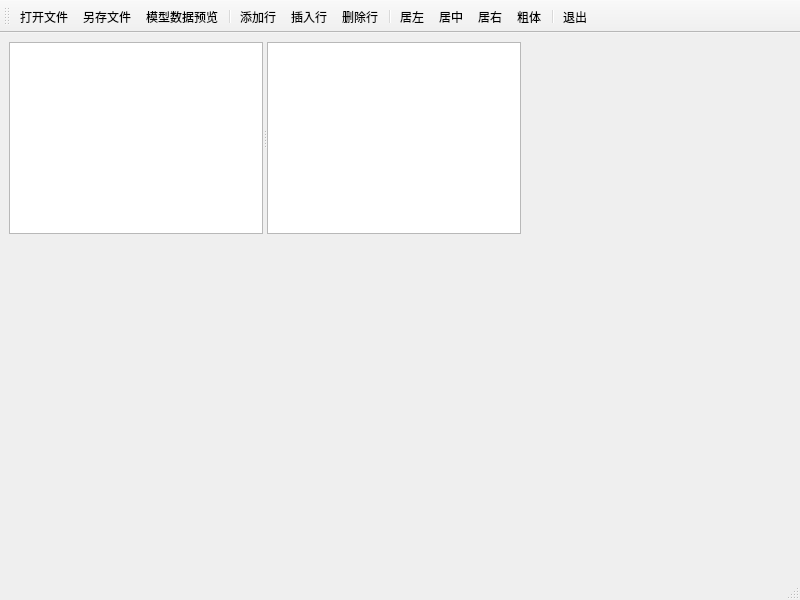
<?xml version="1.0" encoding="UTF-8"?>
<ui version="4.0">
 <class>MainWindow</class>
 <widget class="QMainWindow" name="MainWindow">
  <property name="geometry">
   <rect>
    <x>0</x>
    <y>0</y>
    <width>800</width>
    <height>600</height>
   </rect>
  </property>
  <property name="windowTitle">
   <string>MainWindow</string>
  </property>
  <widget class="QWidget" name="centralwidget">
   <widget class="QSplitter" name="splitter">
    <property name="geometry">
     <rect>
      <x>9</x>
      <y>9</y>
      <width>512</width>
      <height>192</height>
     </rect>
    </property>
    <property name="orientation">
     <enum>Qt::Horizontal</enum>
    </property>
    <widget class="QTableView" name="tableView"/>
    <widget class="QPlainTextEdit" name="plainTextEdit"/>
   </widget>
  </widget>
  <widget class="QStatusBar" name="statusbar"/>
  <widget class="QToolBar" name="toolBar">
   <property name="windowTitle">
    <string>toolBar</string>
   </property>
   <attribute name="toolBarArea">
    <enum>TopToolBarArea</enum>
   </attribute>
   <attribute name="toolBarBreak">
    <bool>false</bool>
   </attribute>
   <addaction name="actOpen"/>
   <addaction name="actSave"/>
   <addaction name="actModelData"/>
   <addaction name="separator"/>
   <addaction name="actAppend"/>
   <addaction name="actInsert"/>
   <addaction name="actDelete"/>
   <addaction name="separator"/>
   <addaction name="actAlignLeft"/>
   <addaction name="actAlignCenter"/>
   <addaction name="actAlignRight"/>
   <addaction name="actFontBold"/>
   <addaction name="separator"/>
   <addaction name="actExit"/>
  </widget>
  <action name="actOpen">
   <property name="text">
    <string>打开文件</string>
   </property>
   <property name="toolTip">
    <string>打开文件</string>
   </property>
   <property name="shortcut">
    <string>Ctrl+O</string>
   </property>
  </action>
  <action name="actSave">
   <property name="text">
    <string>另存文件</string>
   </property>
   <property name="toolTip">
    <string>另存文件</string>
   </property>
   <property name="shortcut">
    <string>Ctrl+S</string>
   </property>
  </action>
  <action name="actAppend">
   <property name="text">
    <string>添加行</string>
   </property>
   <property name="toolTip">
    <string>添加行</string>
   </property>
  </action>
  <action name="actInsert">
   <property name="text">
    <string>插入行</string>
   </property>
   <property name="toolTip">
    <string>插入行</string>
   </property>
  </action>
  <action name="actDelete">
   <property name="text">
    <string>删除行</string>
   </property>
   <property name="toolTip">
    <string>删除行</string>
   </property>
  </action>
  <action name="actExit">
   <property name="text">
    <string>退出</string>
   </property>
   <property name="toolTip">
    <string>退出</string>
   </property>
  </action>
  <action name="actModelData">
   <property name="text">
    <string>模型数据预览</string>
   </property>
   <property name="toolTip">
    <string>模型数据预览</string>
   </property>
  </action>
  <action name="actAlignLeft">
   <property name="text">
    <string>居左</string>
   </property>
   <property name="toolTip">
    <string>居左</string>
   </property>
  </action>
  <action name="actAlignRight">
   <property name="text">
    <string>居右</string>
   </property>
   <property name="toolTip">
    <string>居右</string>
   </property>
  </action>
  <action name="actAlignCenter">
   <property name="text">
    <string>居中</string>
   </property>
   <property name="toolTip">
    <string>居中</string>
   </property>
  </action>
  <action name="actFontBold">
   <property name="text">
    <string>粗体</string>
   </property>
   <property name="toolTip">
    <string>粗体</string>
   </property>
  </action>
 </widget>
 <resources/>
 <connections/>
</ui>
